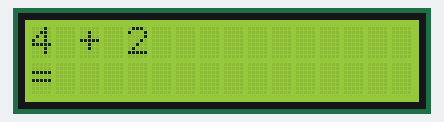
The sketch below on a simulated Arduino Uno, built with avr-gcc and run on an emulated ATmega328P. Parts: 16×2 character LCD. Random numbers use the default seed unless the sketch sets one; what the sketch prints to the serial monitor is not drawn.

Above: at 0.1 s.
At 4.2 s:
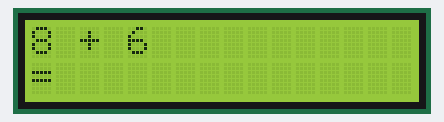
At 8.2 s:
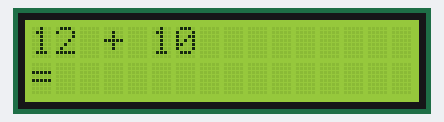
At 16.3 s:
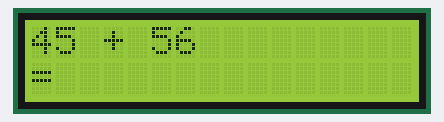
At 24.4 s:
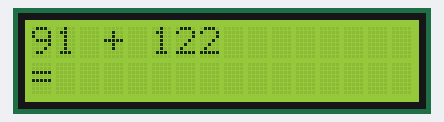
At 32.5 s:
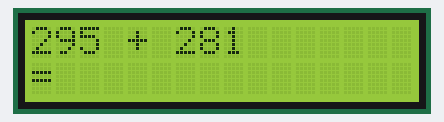

Measured:
- what the display in image 1 shows lasts 1.0 s, from 4.1 s to 5.1 s

The sketch:

test_gen_problem.ino
```cpp
//testing generate problem
#include <Wire.h>
#include <LiquidCrystal_I2C.h>

const int nCols = 16;
const int nRows = 2;
int F,C,combo,score,limit,lowest,highest,range,demo,a,b,c;

//Setting up the lcd
int tmp;
LiquidCrystal_I2C lcd(0x27, nCols,nRows);
void setup()
{
  lcd.begin();
  Serial.begin(9600);
  score = 0;
  combo = 0;
  limit = 0;
  demo = 0;
  F = 1;
  C = 4;
}

void loop()
{
  // put your main code here, to run repeatedly:
  lowest = F;
  highest = F + C;
  if(highest >= 9999)
  {
    highest = 9999;
    limit = 1;
  }
  range = (highest - lowest) + 1;
  a = random(lowest,highest);
  b = random(lowest,highest);
  lcd.print(a,DEC);
  lcd.print(" + ");
  lcd.print(b,DEC);
  lcd.setCursor(0, 1);
  lcd.print("= ");
  Serial.print(a);
  Serial.print(" + ");
  Serial.println(b);
  Serial.println("= ");
  if(true)
  {
    if(limit == 0)
    {
      if(combo == 0)
      {/*
        combo = 1;
      }
      else
      {*/
        combo = 0;
        if(F < 10)
        {
          F++;
        }
        else if(F == 10)
        {
          F+=5;
          C+=10;
        }
        else if(F < 100)
        {
          F+=5;
          C+=5;
        }
        else if(F == 100)
        {
          F+=15;
          C+=100;
        }
        else if(F < 430)
        {
          F+=15;
          C+=30;
        }
        else if(F == 430)
        {
          F+=50;
          C+=500;
        }
        else if(F < 1030)
        {
          F+=50;
          C+=100;
        }
        else if(F == 1030)
        {
          F+=100;
          C+=1200;
        }
        else
        {
          F+=100;
          C+=200;
        }
      }
    }
  }
  delay(1000);
  lcd.clear();
}


//09 02 07  10 11 03
//06 05 --  04 08 12

//03 11 10 07 02 09
//12 08 04 -- 05 06
```
